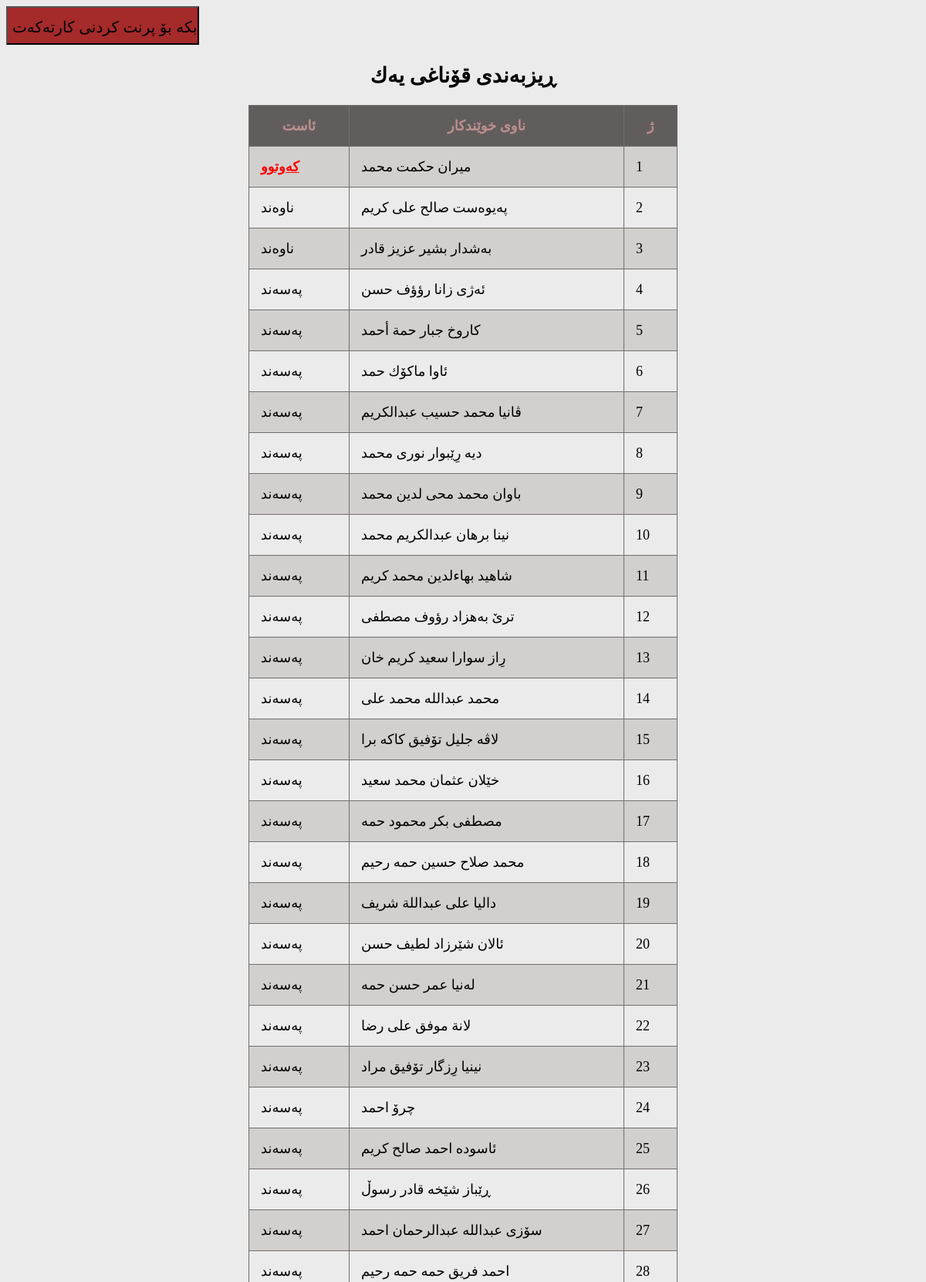
The page /PublicationSite/onlinegrades/reezbandi1.php (upper part) on the database its author committed.
### tables this page shows
CREATE TABLE `firststage` (
  `id` varchar(10) NOT NULL,
  `name` varchar(80) DEFAULT NULL,
  `Dental Anatomy` varchar(50) NOT NULL,
  `Clinical Oriented Anatomy` varchar(50) NOT NULL,
  `Physics` varchar(50) NOT NULL,
  `Chemistry` varchar(50) NOT NULL,
  `Computer` varchar(50) NOT NULL,
  `Biology` varchar(50) NOT NULL,
  `Terminology` varchar(50) NOT NULL,
  `Kurdology` varchar(50) NOT NULL
);

### PublicationSite/onlinegrades/reezbandi1.php (the view, shortened to what this page needs)
<!doctype html>
<html>
<head>
</head>
<body bgcolor="#EBEBEB">
<?php
$conn=mysqli_connect("localhost","root","","test");
mysqli_set_charset($conn,'utf8');
?>
     <?php
		$sql1="select id,((`Dental Anatomy`*2)+(`Clinical Oriented Anatomy`*2)+(`Physics`*2)+(`Chemistry`*2)+(`Computer`*2)+(`Biology`*2)+(`Terminology`*2)+(`Kurdology`*2))/8 as 'a',name from firststage order by a DESC";
		$result1=mysqli_query($conn,$sql1) or die(mysqli_error($conn));
?>
<div class="noprint">
<form  method="post" action="phptest.php">
<input type="button"  value="کلیك بکه بۆ پرنت کردنی کارته‌‌که‌ت" onClick="forprint()" style="height: 50px; width: 250px; text-emphasis-color:black; background-color:brown; font-family: Gotham, 'Helvetica Neue', Helvetica, Arial, 'sans-serif'; font-size: 15pt">
</form>
</div>
<p style="text-align: center; font-size: 24px; font-weight: bold;">
  <h2>
	  <h2><div align="center"> ڕیزبه‌ندی قۆناغی یه‌ك </div></h2>
</p>
<table align="center">
  <thead>
      <tr>
        <td width="99">ئاست</td>
        <td width="325">ناوی خوێندکار</td>
        <td width="38">ژ</td>
      </tr>
    </thead>
    <tbody>
     <?php
		$count=1;
	while($row1=mysqli_fetch_row($result1)){
		?>
      <tr>
       <td>			 <?php
				 if((round($row1[1],1)<=100) and (round($row1[1],1)>=90)){echo "نایاب";}
				 elseif((round($row1[1],1)<=89) and (round($row1[1],1)>=80)){echo "زۆر باش";}
				 elseif((round($row1[1],1)<=79) and (round($row1[1],1)>=70)){echo "باش";}
				 elseif((round($row1[1],1)<=69) and (round($row1[1],1)>=60)){echo "ناوه‌ند";}
				 elseif((round($row1[1],1)<=59) and (round($row1[1],1)>=50)){echo "په‌سه‌ند";}
				 elseif($row1[1]=="nill"){echo "";}
				 else {echo "<b><font color='red'><u>که‌وتوو</u></font></b>";}
			?>
       </td>
        <td><?=$row1[2];?></td>
        <td><?=$count++;?></td>
		</tr>
      <?php
	}
		?>
   </tbody>
  </table>
</body>
</html>

### PublicationSite/onlinegrades/reezbandi1.php (style rules this page uses)
html { font-family: dejavusanscondensed; font-size: 18px; }
td { border: 1px solid #726E6D; padding: 15px; }
thead { font-weight:bold; text-align:center; background: #625D5D; color:rosybrown; }
table { border-collapse: collapse; }
tbody >tr:nth-child(odd) { background: #D1D0CE; }

### rows shown on the page
firststage: shows "که‌وتوو", name "میران حکمت محمد"
firststage: shows "ناوه‌ند", name "په‌يوه‌ست صالح على كريم"
firststage: shows "ناوه‌ند", name "به‌شدار بشير عزيز قادر"
firststage: shows "په‌سه‌ند", name "ئه‌ژى زانا رؤؤف حسن"
firststage: shows "په‌سه‌ند", name "كاروخ جبار حمة أحمد"
firststage: shows "په‌سه‌ند", name "ئاوا ماكۆك حمد"
firststage: shows "په‌سه‌ند", name "ڤانيا محمد حسيب عبدالكريم"
firststage: shows "په‌سه‌ند", name "ديه رِێبوار نورى محمد"
firststage: shows "په‌سه‌ند", name "باوان محمد محى لدين محمد"
firststage: shows "په‌سه‌ند", name "نينا برهان عبدالكريم محمد"
firststage: shows "په‌سه‌ند", name "شاهيد بهاءلدين محمد كريم"
firststage: shows "په‌سه‌ند", name "ترێ به‌هزاد رؤوف مصطفى"
firststage: shows "په‌سه‌ند", name "رِاز سوارا سعيد كريم خان"
firststage: shows "په‌سه‌ند", name "محمد عبدالله محمد على"
firststage: shows "په‌سه‌ند", name "لاڤه جليل تۆفيق كاكه برا"
firststage: shows "په‌سه‌ند", name "خێلان عثمان محمد سعيد"
firststage: shows "په‌سه‌ند", name "مصطفى بكر محمود حمه"
firststage: shows "په‌سه‌ند", name "محمد صلاح حسين حمه رحيم"
firststage: shows "په‌سه‌ند", name "داليا على عبداللة شريف"
firststage: shows "په‌سه‌ند", name "ئالان شێرزاد لطيف حسن"
firststage: shows "په‌سه‌ند", name "له‌نيا عمر حسن حمه"
firststage: shows "په‌سه‌ند", name "لانة موفق على رضا"
firststage: shows "په‌سه‌ند", name "نينيا رِزگار تۆفيق مراد"
firststage: shows "په‌سه‌ند", name "چرۆ احمد"
firststage: shows "په‌سه‌ند", name "ئاسوده احمد صالح كريم"
firststage: shows "په‌سه‌ند", name "ڕێباز شێخه قادر رسوڵ"
firststage: shows "په‌سه‌ند", name "سۆزی عبدالله عبدالرحمان احمد"
firststage: shows "په‌سه‌ند", name "احمد فريق حمه حمه رحيم"
